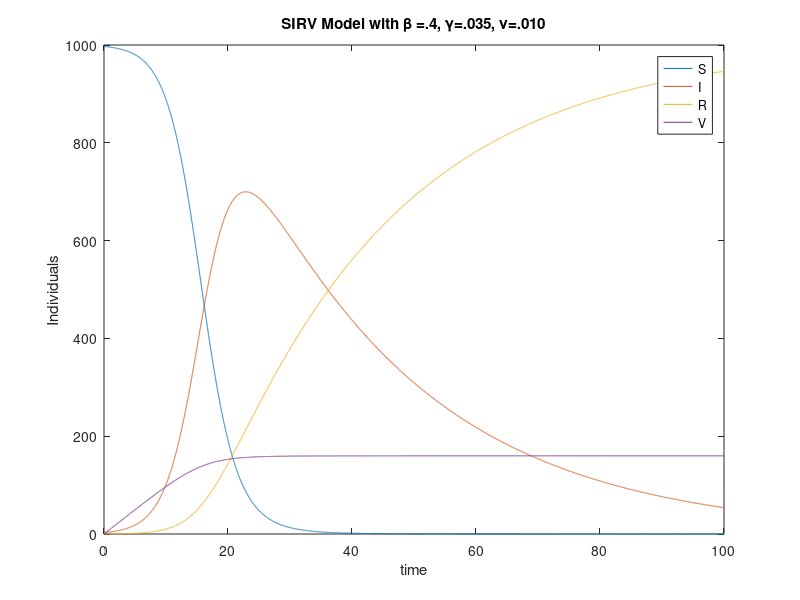

The MATLAB source for this figure:
%{
This script outputs a graph of the SIRV model using Euler's method.

The system of DEs is:
dS/dt=-B*I*S/N
dI/dt=B*I*S/N-GI-MI
dR/dt=GI
dV/dt=UI

S is susceptible
I is infected
R is recovered
V is vaccinated
N is total population

At any time, S+I+R+V=N
and dS/dt+dI/dt+dR/dt+dV/dt=0

%}

clear;
N=1000; % Population size
h=.01; % Step size

I(1)=3; % initial infected
S(1)=N-I(1); % initial susceptible
R(1)=0; % intial recovered
V(1)=0; % initial vaccinated

B=.4; % this is beta
G=.035; % this is gamma
U=.010; % this is nu

n=10000; % number of t-values
t_max=h*n; % adjust n and h to adjust t_max

t=0:h:t_max;

for i=1:n
    S(i+1)=S(i)+h*(-1*B*I(i)*S(i))/N;
    I(i+1)=I(i)+h*((B*I(i)*S(i))/N-(G)*I(i));
    R(i+1)=R(i)+h*G*I(i);
    V(i+1)=V(i)+h*(U*S(i));
end

plot(t,S,t,I,t,R,t,V)
legend('S','I','R','V');
xlabel('time');
ylabel('Individuals');
title('SIRV Model with \beta =.4, \gamma=.035, \nu=.010');
